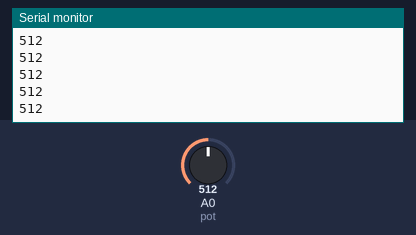
Bench run of a sketch on a simulated Arduino Uno, built with avr-gcc and run on an emulated ATmega328P. On the bench: the last lines printed to the serial monitor. Inputs (shaded band) come from the test bench; at power-on: A0 (pot) = 512.

Above: at 1.2 s.
1.3 s: A0 (pot) set to 716
At 1.9 s:
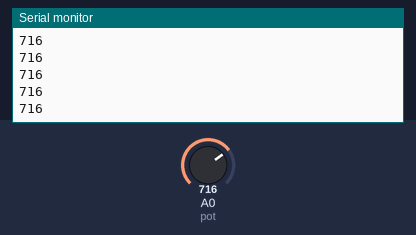
2.8 s: A0 (pot) set to 900
At 3.9 s:
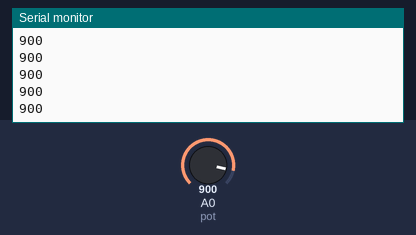
Timing chart, 0 to 5.0 s (numbered marks = the images above; inputs shaded):
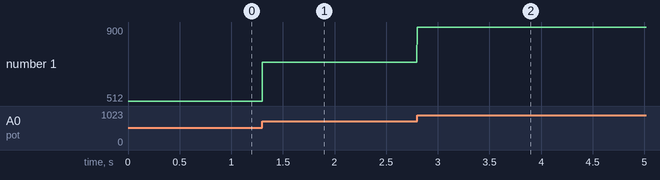

The sketch:

lab5_109061217.ino
```cpp
int pot = A0;
int val = 0;
int start_time;
int now_time;

int bottom = 50;
int top = 850;

void setup() {
  // put your setup code here, to run once:
  Serial.begin(115200);
  pinMode(pot,INPUT);
}

void loop() {
  // put your main code here, to run repeatedly:

  start_time = micros();

  val = analogRead(pot);    //read analog input

  Serial.println(val,DEC);     //print on Matlab

  now_time = micros();

  while(now_time-start_time < 2000){    //sample rate
    now_time = micros();
  }

}
```

Measured:
- after the input at 1.3 s, the serial monitor: prints a new line at once (image 1)
- after the input at 2.8 s, the serial monitor: prints a new line at once (image 2)
- plotted number 1: 512 → 716 after the input at 1.3 s, 716 → 900 after the input at 2.8 s
